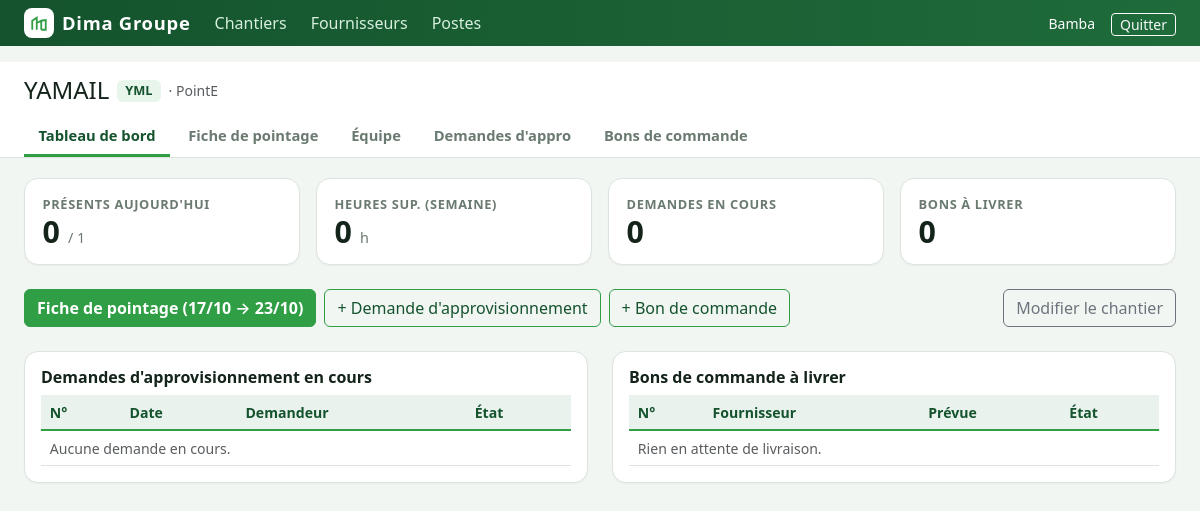
The app's page /pointage/chantier/1/ (signed in) with its own data.
### pointage/models.py (models this page shows, shortened)
class Chantier(models.Model):
    JOURS = [(0, "Lundi"), (1, "Mardi"), (2, "Mercredi"), (3, "Jeudi"), (4, "Vendredi"),
             (5, "Samedi"), (6, "Dimanche")]
    nom = models.CharField(max_length=200, help_text="Ex. : YAMAIL")
    code = models.CharField(max_length=10, unique=True, help_text="Préfixe des numéros. Ex. : YML")
    site = models.CharField("Site", max_length=200, blank=True, help_text="Ex. : Point E")
    client = models.CharField(max_length=200, blank=True)
    chef_projet = models.CharField("Chef de projet", max_length=150, blank=True)
    debut_semaine = models.PositiveSmallIntegerField(
        "La semaine de pointage commence le", choices=JOURS, default=5)
    actif = models.BooleanField(default=True)
    created_at = models.DateTimeField(auto_now_add=True)
    class Meta:
        ordering = ["-actif", "nom"]
    def debut_de_semaine(self, jour):
        return jour - timedelta(days=(jour.weekday() - self.debut_semaine) % 7)

### pointage/views.py (the view)
# urls.py: path("chantier/<int:pk>/", v.dashboard, name="dashboard"),
@login_required
def dashboard(request, pk):
    ch = _chantier(pk)
    today = timezone.localdate()
    debut = ch.debut_de_semaine(today)
    pointes = ch.pointages.filter(date__range=(debut, debut + timedelta(days=6)))
    bons = list(ch.bons.exclude(statut="ANNULE").select_related("fournisseur").prefetch_related("lignes__receptions"))
    return render(request, "pointage/dashboard.html", {
        "ch": ch, "today": today, "debut": debut, "fin": debut + timedelta(days=6),
        "presents_jour": ch.pointages.filter(date=today, statut="P").count(),
        "equipe": ch.ouvriers.filter(actif=True).count(),
        "hs_semaine": sum((p.heures_sup for p in pointes), Decimal(0)),
        "demandes": ch.demandes.filter(statut="ENVOYEE").prefetch_related("lignes__lignes_bc")[:6],
        "a_livrer": [b for b in bons if b.livraison in ("aucune", "partielle")][:6],
    })

### pointage/templatetags/pointage_tags.py (called while the page is built)
@register.simple_tag
def entreprise():
    return getattr(settings, "POINTAGE_ENTREPRISE", "Dima Groupe")

### pointage/views.py (called while the page is built)
def _chantier(pk):
    return get_object_or_404(m.Chantier, pk=pk)

### pointage/templates/pointage/dashboard.html
{% extends "pointage/base.html" %}
{% block content %}
<div class="row g-3 mb-4">
  <div class="col-6 col-lg-3"><div class="card-soft stat"><div class="k">Présents aujourd'hui</div><div class="v">{{ presents_jour }} <small>/ {{ equipe }}</small></div></div></div>
  <div class="col-6 col-lg-3"><div class="card-soft stat"><div class="k">Heures sup. (semaine)</div><div class="v">{{ hs_semaine|floatformat:"-1" }} <small>h</small></div></div></div>
  <div class="col-6 col-lg-3"><div class="card-soft stat"><div class="k">Demandes en cours</div><div class="v">{{ demandes|length }}</div></div></div>
  <div class="col-6 col-lg-3"><div class="card-soft stat"><div class="k">Bons à livrer</div><div class="v">{{ a_livrer|length }}</div></div></div>
</div>
<div class="d-flex gap-2 flex-wrap mb-4">
  <a class="btn btn-brand" href="{% url 'pointage:pointage_semaine' ch.pk %}">Fiche de pointage ({{ debut|date:"d/m" }} → {{ fin|date:"d/m" }})</a>
  <a class="btn btn-outline-brand" href="{% url 'pointage:demande_create' ch.pk %}">+ Demande d'approvisionnement</a>
  <a class="btn btn-outline-brand" href="{% url 'pointage:bon_create' ch.pk %}">+ Bon de commande</a>
  <a class="btn btn-outline-secondary ms-auto" href="{% url 'pointage:chantier_update' ch.pk %}">Modifier le chantier</a>
</div>
<div class="row g-4">
  <div class="col-lg-6"><div class="card-soft p-3"><h2 class="h6 fw-bold">Demandes d'approvisionnement en cours</h2>
    <table class="table table-sm grid mb-0"><thead><tr><th>N°</th><th>Date</th><th>Demandeur</th><th>État</th></tr></thead>
    {% for d in demandes %}<tr><td><a href="{{ d.get_absolute_url }}">{{ d.numero }}</a>{% if d.urgence %} <span class="pill pill-danger">URGENT</span>{% endif %}</td>
      <td>{{ d.date|date:"d/m/Y" }}</td><td>{{ d.demandeur }}</td><td>{{ d.etat }}</td></tr>
    {% empty %}<tr><td colspan="4" class="text-muted">Aucune demande en cours.</td></tr>{% endfor %}</table></div></div>
  <div class="col-lg-6"><div class="card-soft p-3"><h2 class="h6 fw-bold">Bons de commande à livrer</h2>
    <table class="table table-sm grid mb-0"><thead><tr><th>N°</th><th>Fournisseur</th><th>Prévue</th><th>État</th></tr></thead>
    {% for b in a_livrer %}<tr><td><a href="{{ b.get_absolute_url }}">{{ b.numero }}</a></td><td>{{ b.fournisseur }}</td>
      <td>{{ b.date_livraison_prevue|date:"d/m/Y"|default:"—" }}</td><td>{{ b.livraison_label }}</td></tr>
    {% empty %}<tr><td colspan="4" class="text-muted">Rien en attente de livraison.</td></tr>{% endfor %}</table></div></div>
</div>
{% endblock %}

### pointage/templates/pointage/base.html (shortened to what this page needs)
{% load static pointage_tags %}<!doctype html>
<html lang="fr">
<head>
  <link href="https://cdn.jsdelivr.net/npm/bootstrap@5.3.3/dist/css/bootstrap.min.css" rel="stylesheet">
  <link href="{% static 'pointage/pointage.css' %}" rel="stylesheet">
</head>
<body>
{% with u=request.resolver_match.url_name %}
<nav class="topbar no-print">
  <div class="d-flex align-items-center gap-4 px-4 py-2 flex-wrap">
    <a class="brand" href="{% url 'pointage:home' %}">
      <span class="mark"><svg width="18" height="18" viewBox="0 0 24 24" fill="none" stroke="#2f9e44" stroke-width="2.4"><path d="M3 21V9l6-4v16M9 21V12l6-3v12M15 21h6V8l-6 1"/></svg></span>
      {% entreprise %}
    </a>
    <a href="{% url 'pointage:home' %}" class="{% if u == 'home' %}active{% endif %}">Chantiers</a>
    <a href="{% url 'pointage:fournisseur_list' %}" class="{% if 'fournisseur' in u %}active{% endif %}">Fournisseurs</a>
    <a href="{% url 'pointage:poste_list' %}" class="{% if 'poste' in u %}active{% endif %}">Postes</a>
    <span class="ms-auto d-flex align-items-center gap-3">
      {% if user.is_authenticated %}
      <span class="small">{{ user.get_full_name|default:user.username }}</span>
      <form method="post" action="{% url 'pointage:logout' %}" class="m-0">{% csrf_token %}
        <button class="btn btn-sm btn-outline-light py-0">Quitter</button></form>
      {% endif %}
    </span>
  </div>
</nav>
<main class="px-4 pb-5 pt-3" style="max-width:1500px;margin:auto">
  {% if ch %}
  <div class="chantier-head no-print">
    <div class="d-flex align-items-center gap-2 flex-wrap">
      <h1 class="h4 mb-0">{{ ch.nom }}</h1><span class="code">{{ ch.code }}</span>
      {% if ch.site %}<span class="text-muted small">· {{ ch.site }}</span>{% endif %}
    </div>
    <div class="tabs-ch">
      <a href="{% url 'pointage:dashboard' ch.pk %}" class="{% if u == 'dashboard' %}active{% endif %}">Tableau de bord</a>
      <a href="{% url 'pointage:pointage_semaine' ch.pk %}" class="{% if u == 'pointage_semaine' %}active{% endif %}">Fiche de pointage</a>
      <a href="{% url 'pointage:equipe' ch.pk %}" class="{% if u == 'equipe' or 'ouvrier' in u %}active{% endif %}">Équipe</a>
      <a href="{% url 'pointage:demande_list' ch.pk %}" class="{% if 'demande' in u %}active{% endif %}">Demandes d'appro</a>
      <a href="{% url 'pointage:bon_list' ch.pk %}" class="{% if 'bon' in u or u == 'livraison' %}active{% endif %}">Bons de commande</a>
    </div>
  </div>
  {% endif %}
  {% block content %}{% endblock %}
</main>
{% endwith %}
</body>
</html>

### pointage/static/pointage/pointage.css (style rules this page uses)
:root { --brand: #2f9e44; --brand-dark: #14532d; --brand-soft: #e7f5ea; --ink: #14241a; --muted: #6b7a70; --bg: #f2f6f3; --line: #dbe4de; --warn: #f59f00; --danger: #d9480f; }
body { background: var(--bg); color: var(--ink); font-family: "Segoe UI", system-ui, -apple-system, Roboto, sans-serif; }
a { color: var(--brand-dark); }
.btn-brand { background: var(--brand); border-color: var(--brand); color: #fff; font-weight: 600; }
.btn-outline-brand { border-color: var(--brand); color: var(--brand-dark); }
.topbar { background: linear-gradient(90deg, var(--brand-dark), #1f6b3a); color: #fff; }
.topbar a { color: #d7f0de; text-decoration: none; }
.brand { font-weight: 800; letter-spacing: .04em; font-size: 1.15rem; color: #fff !important; display: flex; align-items: center; gap: .5rem; }
.brand .mark { width: 30px; height: 30px; border-radius: 8px; background: #fff; display: grid; place-items: center; }
.chantier-head { background: #fff; border-bottom: 1px solid var(--line); margin: 0 -1.5rem 1.25rem; padding: .9rem 1.5rem 0; }
.chantier-head .code { background: var(--brand-soft); color: var(--brand-dark); font-weight: 700; border-radius: 6px; padding: .1rem .5rem; font-size: .8rem; }
.tabs-ch { display: flex; gap: .25rem; flex-wrap: wrap; margin-top: .6rem; }
.tabs-ch a { padding: .55rem .9rem; border-bottom: 3px solid transparent; text-decoration: none; color: var(--muted); font-weight: 600; font-size: .92rem; }
.tabs-ch a.active { color: var(--brand-dark); border-color: var(--brand); }
.card-soft { background: #fff; border: 1px solid var(--line); border-radius: 14px; box-shadow: 0 1px 2px rgba(20,36,26,.04); }
.stat { padding: 1rem 1.1rem; }
.stat .k { color: var(--muted); font-size: .8rem; text-transform: uppercase; letter-spacing: .05em; font-weight: 600; }
.stat .v { font-size: 1.9rem; font-weight: 800; line-height: 1.1; }
.stat .v small { font-size: .9rem; color: var(--muted); font-weight: 500; }
.grid { background: #fff; }
.grid th, .grid td { font-size: .88rem; padding: .4rem .55rem; vertical-align: middle; }
.grid thead th { background: #e9f2ec; color: var(--brand-dark); font-weight: 700; border-bottom: 2px solid var(--brand); }

### records on screen
Chantier: nom "YAMAIL", code "YML", site "PointE"

### other values on screen
{{ user.get_full_name|default:user.username }} "Bamba"
{{ presents_jour }} "0"
{{ equipe }} "1"
{{ hs_semaine|floatformat:"-1" }} "0"
{{ demandes|length }} "0"
{{ a_livrer|length }} "0"
{{ debut|date:"d/m" }} "17/10"
{{ fin|date:"d/m" }} "23/10"
